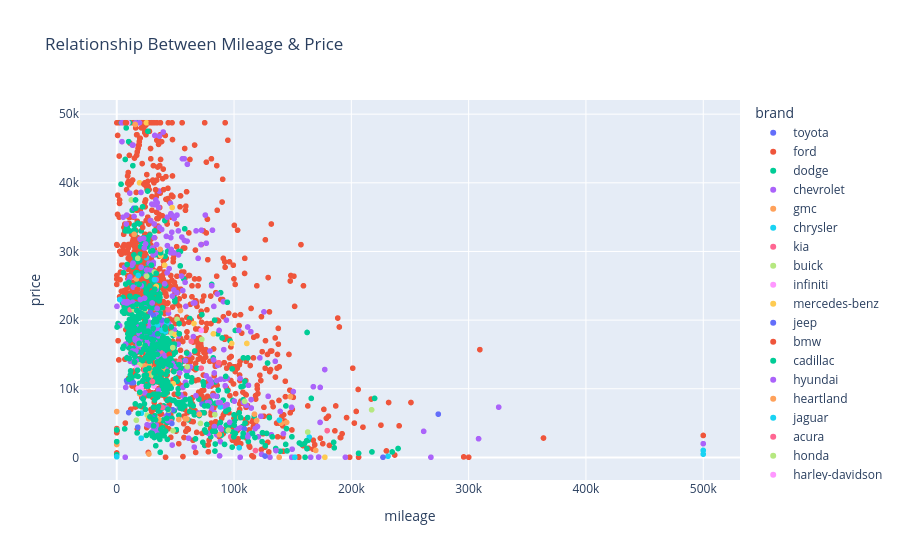

Source (notebook cell):
### Markdown cell above
# 📈 Relationship Analysis

### Code cell
# Price vs Mileage
fig = px.scatter( df,
                  x = 'mileage' , 
                  y = 'price' ,
                  color = 'brand' ,
                  title = 'Relationship Between Mileage & Price')

fig.show()

### Figure 1 — Plotly figure (JSON) as saved in the notebook; plotly's stock layout.template omitted (floating-point values rounded to 4 significant figures; data arrays with more than 128 entries replaced by an {"elided": "..."} marker saying what was removed)
{"data": [{"hovertemplate": "brand=toyota<br>mileage=%{x}<br>price=%{y}<extra></extra>", "legendgroup": "toyota", "marker": {"color": "#636efa", "symbol": "circle"}, "mode": "markers", "name": "toyota", "showlegend": true, "type": "scattergl", "x": [274100.0], "xaxis": "x", "y": [6300], "yaxis": "y"}, {"hovertemplate": "brand=ford<br>mileage=%{x}<br>price=%{y}<extra></extra>", "legendgroup": "ford", "marker": {"color": "#EF553B", "symbol": "circle"}, "mode": "markers", "name": "ford", "showlegend": true, "type": "scattergl", "x": {"elided": "1217 float values"}, "xaxis": "x", "y": {"elided": "1217 int values"}, "yaxis": "y"}, {"hovertemplate": "brand=dodge<br>mileage=%{x}<br>price=%{y}<extra></extra>", "legendgroup": "dodge", "marker": {"color": "#00cc96", "symbol": "circle"}, "mode": "markers", "name": "dodge", "showlegend": true, "type": "scattergl", "x": {"elided": "430 float values"}, "xaxis": "x", "y": {"elided": "430 int values"}, "yaxis": "y"}, {"hovertemplate": "brand=chevrolet<br>mileage=%{x}<br>price=%{y}<extra></extra>", "legendgroup": "chevrolet", "marker": {"color": "#ab63fa", "symbol": "circle"}, "mode": "markers", "name": "chevrolet", "showlegend": true, "type": "scattergl", "x": {"elided": "286 float values"}, "xaxis": "x", "y": {"elided": "286 int values"}, "yaxis": "y"}, {"hovertemplate": "brand=gmc<br>mileage=%{x}<br>price=%{y}<extra></extra>", "legendgroup": "gmc", "marker": {"color": "#FFA15A", "symbol": "circle"}, "mode": "markers", "name": "gmc", "showlegend": true, "type": "scattergl", "x": [23520.0, 39650.0, 25750.0, 30110.0, 28040.0, 26360.0, 27960.0, 30050.0, 28970.0, 39890.0, 39160.0, 27840.0, 32500.0, 31010.0, 30640.0, 31990.0, 33460.0, 41960.0, 52900.0, 35820.0, 70440.0, 59810.0, 27200.0, 117400.0, 19490.0, 31390.0, 169600.0, 138400.0, 140300.0, 105000.0, 148000.0, 27440.0, 144800.0, 54330.0, 119200.0, 15780.0, 87450.0, 16670.0, 58370.0, 14860.0], "xaxis": "x", "y": [13350, 12920, 12710, 12520, 11900, 12710, 11900, 12710, 12520, 12710, 12920, 13490, 12710, 12780, 12520, 12520, 13200, 9190, 5520, 5520, 6270, 5600, 5630, 6300, 9270, 9190, 1025, 25, 5000, 5790, 8850, 500, 5100, 21400, 5380, 48500, 3330, 26000, 5630, 32500], "yaxis": "y"}, {"hovertemplate": "brand=chrysler<br>mileage=%{x}<br>price=%{y}<extra></extra>", "legendgroup": "chrysler", "marker": {"color": "#19d3f3", "symbol": "circle"}, "mode": "markers", "name": "chrysler", "showlegend": true, "type": "scattergl", "x": [138600.0, 42650.0, 2473.0, 38590.0, 25280.0, 34800.0, 33140.0, 41790.0, 88230.0, 18380.0, 32220.0, 31310.0, 20940.0, 231200.0, 151800.0, 164000.0, 104400.0, 114100.0], "xaxis": "x", "y": [5430, 19600, 23000, 18500, 29100, 19300, 19400, 18300, 7350, 26500, 25900, 19500, 6440, 175, 25, 2960, 1420, 3450], "yaxis": "y"}, {"hovertemplate": "brand=kia<br>mileage=%{x}<br>price=%{y}<extra></extra>", "legendgroup": "kia", "marker": {"color": "#FF6692", "symbol": "circle"}, "mode": "markers", "name": "kia", "showlegend": true, "type": "scattergl", "x": [46190.0, 38820.0, 11450.0, 97140.0, 23510.0, 86960.0, 71990.0, 39410.0, 53420.0, 37120.0, 37670.0, 43760.0], "xaxis": "x", "y": [5200, 7300, 21500, 3000, 12700, 13800, 13000, 3810, 14000, 13300, 15500, 21500], "yaxis": "y"}, {"hovertemplate": "brand=buick<br>mileage=%{x}<br>price=%{y}<extra></extra>", "legendgroup": "buick", "marker": {"color": "#B6E880", "symbol": "circle"}, "mode": "markers", "name": "buick", "showlegend": true, "type": "scattergl", "x": [20000.0, 31040.0, 32110.0, 46770.0, 25430.0, 51390.0, 60170.0, 19660.0, 12410.0, 23760.0, 14910.0, 17940.0], "xaxis": "x", "y": [16500, 12000, 27000, 18100, 26400, 20105, 13200, 13500, 37500, 21500, 21500, 29000], "yaxis": "y"}, {"hovertemplate": "brand=infiniti<br>mileage=%{x}<br>price=%{y}<extra></extra>", "legendgroup": "infiniti", "marker": {"color": "#FF97FF", "symbol": "circle"}, "mode": "markers", "name": "infiniti", "showlegend": true, "type": "scattergl", "x": [71970.0, 21280.0, 31710.0, 32610.0, 18230.0, 20680.0, 25930.0, 17240.0, 26790.0, 11050.0, 11400.0, 11390.0], "xaxis": "x", "y": [18500, 10330, 10400, 14810, 10050, 10120, 10330, 13080, 15050, 14750, 14750, 15010], "yaxis": "y"}, {"hovertemplate": "brand=mercedes-benz<br>mileage=%{x}<br>price=%{y}<extra></extra>", "legendgroup": "mercedes-benz", "marker": {"color": "#FECB52", "symbol": "circle"}, "mode": "markers", "name": "mercedes-benz", "showlegend": true, "type": "scattergl", "x": [110900.0, 97980.0, 19430.0, 48140.0, 33690.0, 37560.0, 40780.0, 25300.0, 49770.0, 82410.0], "xaxis": "x", "y": [16600, 16600, 40000, 10740, 24900, 29400, 28000, 48750, 17900, 18000], "yaxis": "y"}, {"hovertemplate": "brand=jeep<br>mileage=%{x}<br>price=%{y}<extra></extra>", "legendgroup": "jeep", "marker": {"color": "#636efa", "symbol": "circle"}, "mode": "markers", "name": "jeep", "showlegend": true, "type": "scattergl", "x": [30060.0, 31590.0, 38360.0, 31160.0, 28650.0, 35600.0, 34500.0, 32500.0, 29240.0, 10180.0, 17910.0, 13270.0, 14200.0, 43960.0, 47800.0, 12040.0, 108900.0, 227000.0, 72730.0, 126400.0, 30550.0, 8930.0, 46980.0, 8395.0, 12900.0, 22120.0, 11230.0, 12250.0, 11450.0, 10860.0], "xaxis": "x", "y": [16200, 16000, 20000, 20700, 21100, 15800, 15900, 17900, 18000, 6530, 4400, 10900, 10900, 6330, 6930, 11380, 4150, 25, 7770, 200, 5800, 11000, 4950, 11200, 11200, 8610, 11100, 10910, 11100, 11030], "yaxis": "y"}, {"hovertemplate": "brand=bmw<br>mileage=%{x}<br>price=%{y}<extra></extra>", "legendgroup": "bmw", "marker": {"color": "#EF553B", "symbol": "circle"}, "mode": "markers", "name": "bmw", "showlegend": true, "type": "scattergl", "x": [23760.0, 17630.0, 29360.0, 39920.0, 31730.0, 33110.0, 80390.0, 46060.0, 7509.0, 33540.0, 77980.0, 23180.0, 44730.0, 24290.0, 22120.0, 61430.0], "xaxis": "x", "y": [29400, 24500, 48750, 39000, 40000, 39000, 6200, 2925, 48750, 13500, 1825, 39800, 15000, 29700, 33500, 19700], "yaxis": "y"}, {"hovertemplate": "brand=cadillac<br>mileage=%{x}<br>price=%{y}<extra></extra>", "legendgroup": "cadillac", "marker": {"color": "#00cc96", "symbol": "circle"}, "mode": "markers", "name": "cadillac", "showlegend": true, "type": "scattergl", "x": [35600.0, 19010.0, 32420.0, 26560.0, 57930.0, 46470.0, 26670.0, 36120.0, 16010.0], "xaxis": "x", "y": [23605, 25201, 24500, 47500, 33300, 19002, 18402, 20400, 37500], "yaxis": "y"}, {"hovertemplate": "brand=hyundai<br>mileage=%{x}<br>price=%{y}<extra></extra>", "legendgroup": "hyundai", "marker": {"color": "#ab63fa", "symbol": "circle"}, "mode": "markers", "name": "hyundai", "showlegend": true, "type": "scattergl", "x": [56690.0, 35690.0, 43540.0, 30380.0, 123000.0, 35620.0, 31230.0, 33780.0, 88270.0, 30120.0, 27490.0, 34900.0, 25850.0, 142100.0, 111600.0], "xaxis": "x", "y": [8200, 9800, 5350, 3760, 5998, 3960, 4010, 4690, 8000, 4730, 4650, 3440, 4750, 3460, 3250], "yaxis": "y"}, {"hovertemplate": "brand=heartland<br>mileage=%{x}<br>price=%{y}<extra></extra>", "legendgroup": "heartland", "marker": {"color": "#FFA15A", "symbol": "circle"}, "mode": "markers", "name": "heartland", "showlegend": true, "type": "scattergl", "x": [1.0, 1.0, 1.0, 1.0], "xaxis": "x", "y": [4050, 1880, 6680, 2220], "yaxis": "y"}, {"hovertemplate": "brand=jaguar<br>mileage=%{x}<br>price=%{y}<extra></extra>", "legendgroup": "jaguar", "marker": {"color": "#19d3f3", "symbol": "circle"}, "mode": "markers", "name": "jaguar", "showlegend": true, "type": "scattergl", "x": [20850.0], "xaxis": "x", "y": [2800], "yaxis": "y"}, {"hovertemplate": "brand=acura<br>mileage=%{x}<br>price=%{y}<extra></extra>", "legendgroup": "acura", "marker": {"color": "#FF6692", "symbol": "circle"}, "mode": "markers", "name": "acura", "showlegend": true, "type": "scattergl", "x": [118200.0, 179400.0, 63500.0], "xaxis": "x", "y": [1000, 3900, 16900], "yaxis": "y"}, {"hovertemplate": "brand=honda<br>mileage=%{x}<br>price=%{y}<extra></extra>", "legendgroup": "honda", "marker": {"color": "#B6E880", "symbol": "circle"}, "mode": "markers", "name": "honda", "showlegend": true, "type": "scattergl", "x": [72530.0, 217300.0, 71400.0, 83620.0, 109000.0, 95130.0, 162800.0, 47970.0, 25960.0, 16700.0, 44130.0], "xaxis": "x", "y": [17200, 6940, 4950, 6240, 8160, 3960, 3700, 3900, 6160, 5420, 6900], "yaxis": "y"}, {"hovertemplate": "brand=harley-davidson<br>mileage=%{x}<br>price=%{y}<extra></extra>", "legendgroup": "harley-davidson", "marker": {"color": "#FF97FF", "symbol": "circle"}, "mode": "markers", "name": "harley-davidson", "showlegend": true, "type": "scattergl", "x": [9502.0], "xaxis": "x", "y": [48750], "yaxis": "y"}, {"hovertemplate": "brand=audi<br>mileage=%{x}<br>price=%{y}<extra></extra>", "legendgroup": "audi", "marker": {"color": "#FECB52", "symbol": "circle"}, "mode": "markers", "name": "audi", "showlegend": true, "type": "scattergl", "x": [177400.0, 65830.0, 47210.0], "xaxis": "x", "y": [25, 19500, 36400], "yaxis": "y"}, {"hovertemplate": "brand=lincoln<br>mileage=%{x}<br>price=%{y}<extra></extra>", "legendgroup": "lincoln", "marker": {"color": "#636efa", "symbol": "circle"}, "mode": "markers", "name": "lincoln", "showlegend": true, "type": "scattergl", "x": [14540.0], "xaxis": "x", "y": [36300], "yaxis": "y"}, {"hovertemplate": "brand=lexus<br>mileage=%{x}<br>price=%{y}<extra></extra>", "legendgroup": "lexus", "marker": {"color": "#EF553B", "symbol": "circle"}, "mode": "markers", "name": "lexus", "showlegend": true, "type": "scattergl", "x": [8186.0, 36600.0], "xaxis": "x", "y": [48750, 10840], "yaxis": "y"}, {"hovertemplate": "brand=nissan<br>mileage=%{x}<br>price=%{y}<extra></extra>", "legendgroup": "nissan", "marker": {"color": "#00cc96", "symbol": "circle"}, "mode": "markers", "name": "nissan", "showlegend": true, "type": "scattergl", "x": {"elided": "312 float values"}, "xaxis": "x", "y": {"elided": "312 int values"}, "yaxis": "y"}, {"hovertemplate": "brand=land<br>mileage=%{x}<br>price=%{y}<extra></extra>", "legendgroup": "land", "marker": {"color": "#ab63fa", "symbol": "circle"}, "mode": "markers", "name": "land", "showlegend": true, "type": "scattergl", "x": [20100.0, 32390.0, 23740.0, 30220.0], "xaxis": "x", "y": [23000, 46900, 23200, 22500], "yaxis": "y"}, {"hovertemplate": "brand=maserati<br>mileage=%{x}<br>price=%{y}<extra></extra>", "legendgroup": "maserati", "marker": {"color": "#FFA15A", "symbol": "circle"}, "mode": "markers", "name": "maserati", "showlegend": true, "type": "scattergl", "x": [37020.0], "xaxis": "x", "y": [30300], "yaxis": "y"}, {"hovertemplate": "brand=peterbilt<br>mileage=%{x}<br>price=%{y}<extra></extra>", "legendgroup": "peterbilt", "marker": {"color": "#19d3f3", "symbol": "circle"}, "mode": "markers", "name": "peterbilt", "showlegend": true, "type": "scattergl", "x": [500000.0, 0.0, 500000.0], "xaxis": "x", "y": [475, 100, 1025], "yaxis": "y"}, {"hovertemplate": "brand=ram<br>mileage=%{x}<br>price=%{y}<extra></extra>", "legendgroup": "ram", "marker": {"color": "#FF6692", "symbol": "circle"}, "mode": "markers", "name": "ram", "showlegend": true, "type": "scattergl", "x": [30420.0], "xaxis": "x", "y": [11050], "yaxis": "y"}, {"hovertemplate": "brand=mazda<br>mileage=%{x}<br>price=%{y}<extra></extra>", "legendgroup": "mazda", "marker": {"color": "#B6E880", "symbol": "circle"}, "mode": "markers", "name": "mazda", "showlegend": true, "type": "scattergl", "x": [47750.0], "xaxis": "x", "y": [16000], "yaxis": "y"}], "layout": {"legend": {"title": {"text": "brand"}, "tracegroupgap": 0}, "title": {"text": "Relationship Between Mileage & Price"}, "xaxis": {"anchor": "y", "domain": [0, 1], "title": {"text": "mileage"}}, "yaxis": {"anchor": "x", "domain": [0, 1], "title": {"text": "price"}}}}
